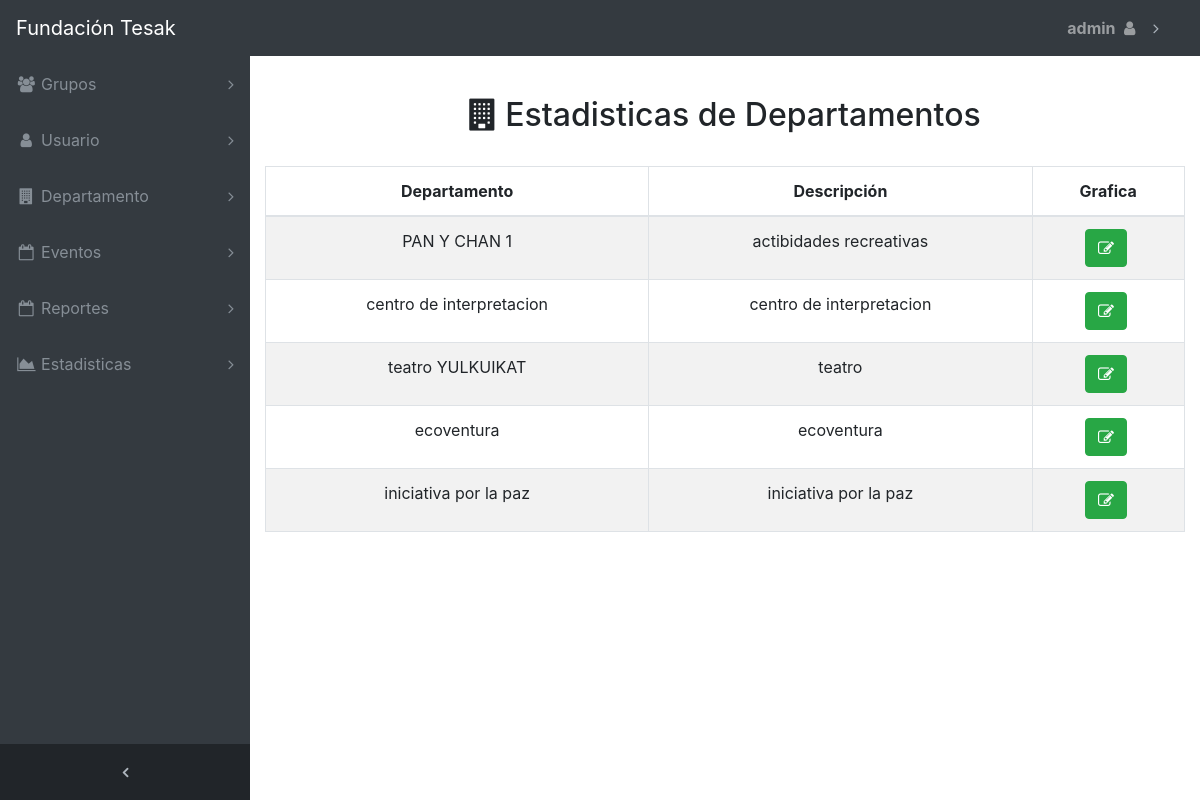
The app's page /admin/view/departamento.php (signed in) with its own data.
### tables this page shows
CREATE TABLE IF NOT EXISTS `departamento` (
  `id_departamento` int(11) NOT NULL AUTO_INCREMENT,
  `departamento_nombre` varchar(30) NOT NULL,
  `departamento_descripcion` varchar(30) NOT NULL,
  PRIMARY KEY (`id_departamento`)
);

### admin/view/departamento.php (the view, shortened to what this page needs)
<!DOCTYPE html>
<html lang="es">
<head>
  <link href="../../style/vendor/bootstrap/css/bootstrap.min.css" rel="stylesheet">
  <link href="../../style/vendor/font-awesome/css/font-awesome.min.css" rel="stylesheet" type="text/css">
  <link href="../../style/css/sb-admin.css" rel="stylesheet">
</head>
<body class="fixed-nav sticky-footer bg-dark" id="page-top">
  <nav>
    <?php
    include("navbar.php");
    ?>
  </nav>
  <div class="content-wrapper">
    <div class="container-fluid">
      <div class="row">
        <div class="col-12">
          <br>
            <h2 style="text-align:center;"><i class="fa fa-building"></i> Estadisticas de Departamentos</h2>
          <br/>
            <div class="table-responsive">
              <table class="table table-striped table-bordered" style="text-align:center;">
                <thead>
                  <tr>
                    <th>Departamento</th>
                    <th>Descripción</th>
                    <th>Grafica</th>
                  </tr>
                </thead>
                <tbody>
                  <?php
                  require('../../DB/conexion.php');
                  $query ="SELECT * FROM departamento";
                  $valores =  $conexion ->prepare($query);
                  $valores ->execute();
                  while($resultado = $valores ->fetch())
                  {
echo'               <tr>
                      <td>'.$resultado['departamento_nombre'].'</td>
                      <td>'.$resultado['departamento_descripcion'].'</td>
                      <td>
                      <a href="graficadepartamento.php?id='.$resultado['id_departamento'].' " class="btn btn-success btn-md"><i class="fa fa-edit"></i></a>&nbsp;
                      </td>
                    </tr>
                    ';
                  }
                    ?>
                  </tbody>
                </table>
          </div>
        </div>
    </div>
  </div>
</body>
</html>

### style/css/sb-admin.css (style rules this page uses)
html { position: relative; min-height: 100%; }
body { overflow-x: hidden; }
body.fixed-nav { padding-top: 56px; }
.content-wrapper { min-height: calc(100vh - 56px); padding-top: 1rem; }
.content-wrapper { overflow-x: hidden; background: white; }
@media (min-width: 992px) { .content-wrapper { margin-left: 250px; } }

### records on screen
departamento: departamento_nombre "PAN Y CHAN 1", departamento_descripcion "actibidades recreativas"
departamento: departamento_nombre "centro de interpretacion", departamento_descripcion "centro de interpretacion"
departamento: departamento_nombre "teatro YULKUIKAT", departamento_descripcion "teatro"
departamento: departamento_nombre "ecoventura", departamento_descripcion "ecoventura"
departamento: departamento_nombre "iniciativa por la paz", departamento_descripcion "iniciativa por la paz"

### other values on screen
$usuario "admin"
